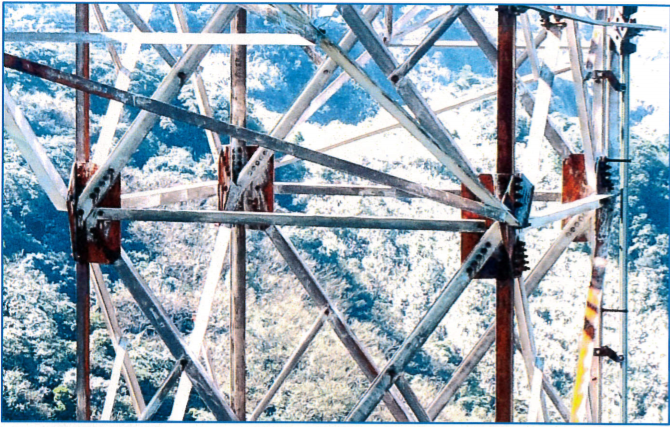
#> input picture image/01.PNG, 670 x 427 px, found by its file name; its folder holds only this picture in this run
$ python yuv_detec.py
#> lines starting #> are read from the running program, lines starting #| are printed output that depends on the picture; after the words box and inside, x2 and y2 are one past the last pixel; in counts of white or black regions, pixels touching at a corner belong together
import cv2
import numpy as np
import os
import matplotlib.pyplot as plt

file_name = os.listdir('./image')

output_dir = './output_img/'
if not os.path.exists(output_dir):
	os.mkdir(output_dir)

for i in file_name:
    img = cv2.imread('./image/'+i, 1)
#> img is the input picture: shape (427, 670, 3); mean B, G, R 182.1, 169.8, 153.4
    img_yuv = cv2.cvtColor(img, cv2.COLOR_BGR2YUV)
#> img_yuv: shape (427, 670, 3); mean of channels 0, 1, 2 166.3, 135.8, 116.7
    img_hsv = cv2.cvtColor(img, cv2.COLOR_BGR2HSV)
#> img_hsv: shape (427, 670, 3); mean H, S, V 87.1, 67, 187.2

    boundaries1 = [([0, 43, 46],[10, 255, 255])]
    for (lower1, upper1) in boundaries1:
        lower1 = np.array(lower1, dtype = "uint8")
        upper1 = np.array(upper1, dtype = "uint8")
        mask = cv2.inRange(img_hsv, lower1, upper1)
        output1 = cv2.bitwise_and(img, img_hsv, mask = mask)
#> this loop made 1 pass
#> pass 1, `mask = cv2.inRange(img_hsv, lower1, upper1)`:
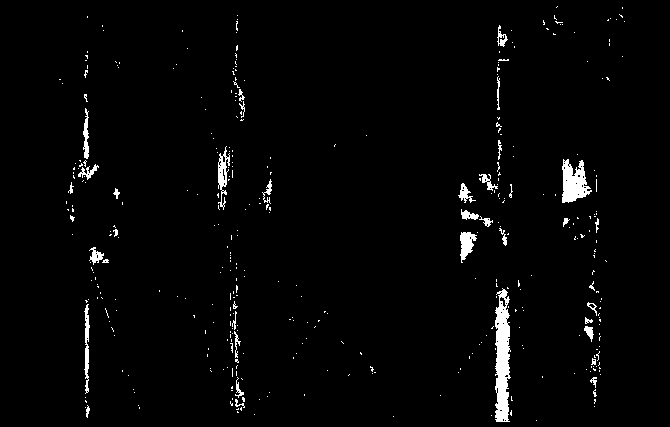
#> mask: shape (427, 670); 2.2% white; 385 white regions (348 under 20 px), largest, box (x1, y1, x2, y2) and area: (495, 288, 511, 422) 1543, (562, 159, 592, 203) 817, (218, 146, 230, 210) 336
#> pass 1, `output1 = cv2.bitwise_and(img, img_hsv, mask = mask)`:
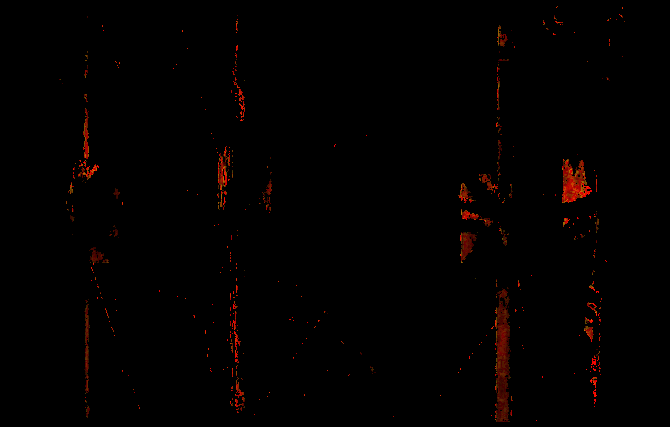
#> output1: shape (427, 670, 3); mean B, G, R 0, 0.5, 2.7

    Y,U,V = cv2.split(img_yuv)
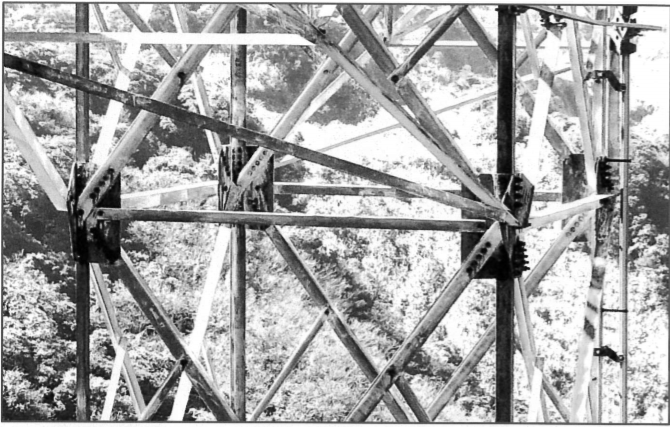
#> Y: shape (427, 670); min 0, max 255, mean 166.3
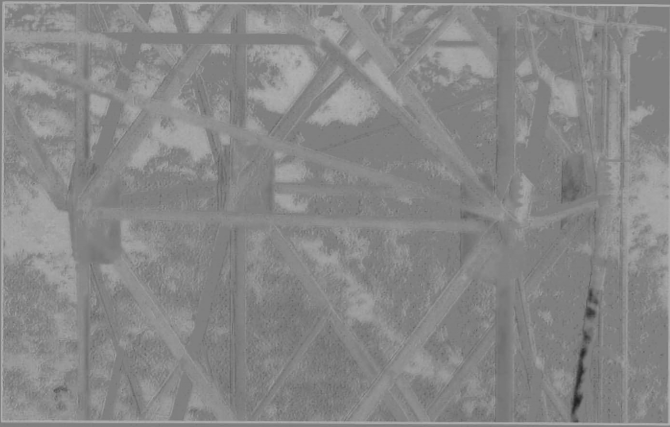
#> U: shape (427, 670); min 32, max 180, mean 135.8
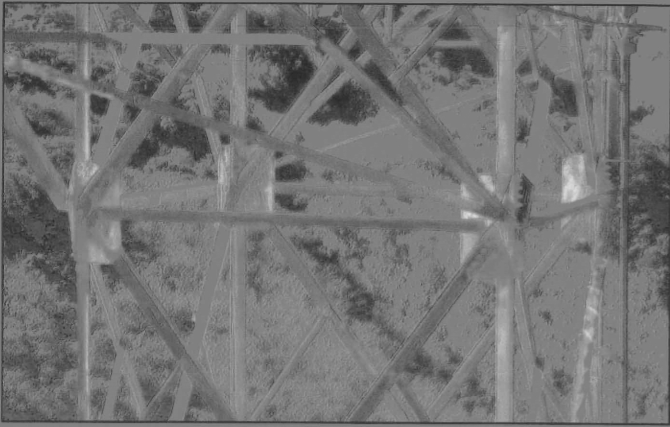
#> V: shape (427, 670); min 40, max 219, mean 116.7
    rusty = cv2.inRange(V,170,255)
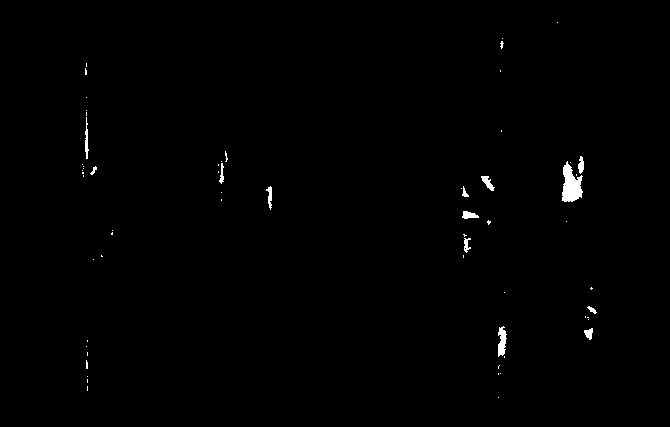
#> rusty: shape (427, 670); 0.57% white; 63 white regions (50 under 20 px), largest, box (x1, y1, x2, y2) and area: (562, 161, 583, 202) 544, (498, 326, 507, 357) 187, (481, 176, 495, 191) 96

    cv2.imshow("origin",img)
    cv2.imshow("rusty",rusty)
    cv2.imshow("output1",output1)
    cv2.waitKey(0)

$ run again, on image/07.PNG
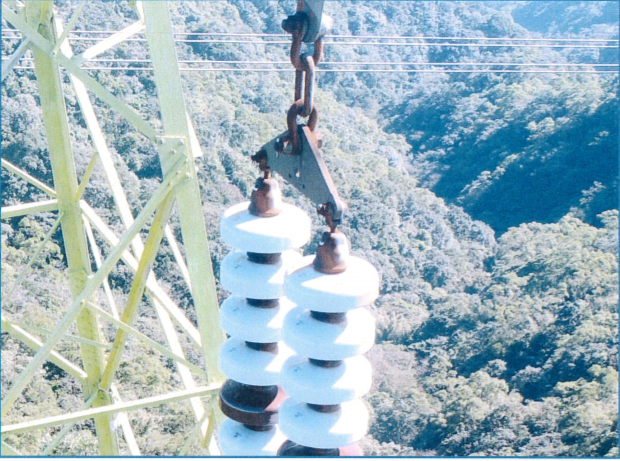
#> input picture image/07.PNG, 620 x 461 px, found by its file name
#> img is the input picture: shape (461, 620, 3); mean B, G, R 193.8, 183.2, 159.2
#> img_yuv: shape (461, 620, 3); mean of channels 0, 1, 2 177.2, 136.2, 112.1
#> img_hsv: shape (461, 620, 3); mean H, S, V 87.3, 62.3, 198.3
#> the loop `for (lower1, upper1) in boundaries1:` made 1 pass
#> pass 1, `mask = cv2.inRange(img_hsv, lower1, upper1)`:
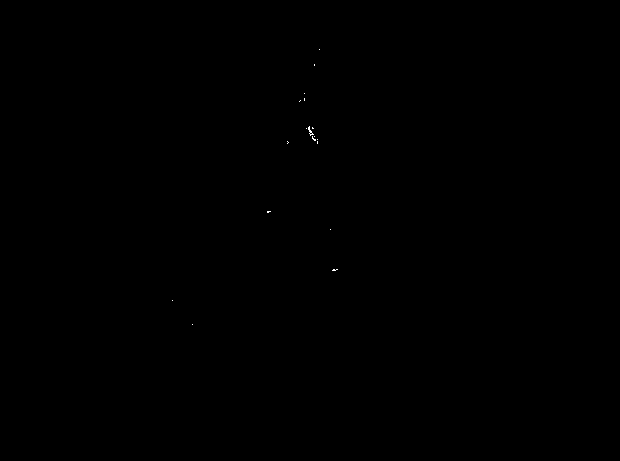
#> mask: shape (461, 620); 0.02% white in thin lines or dots, all inside (x1, y1, x2, y2) = (172, 49, 338, 325)
#> `Y,U,V = cv2.split(img_yuv)`:
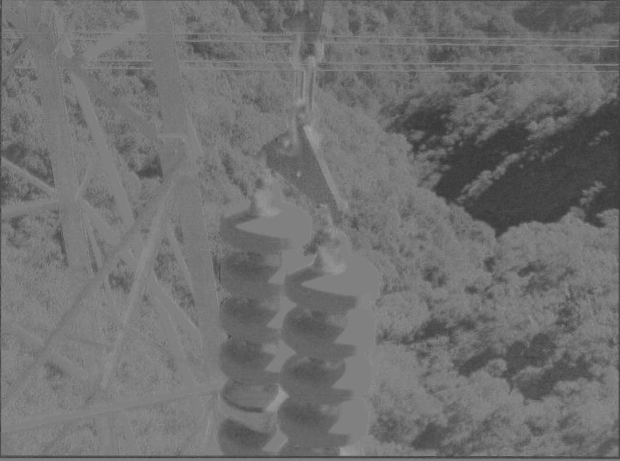
#> V: shape (461, 620); min 53, max 160, mean 112.1
#> rusty: shape (461, 620); every value is 0
